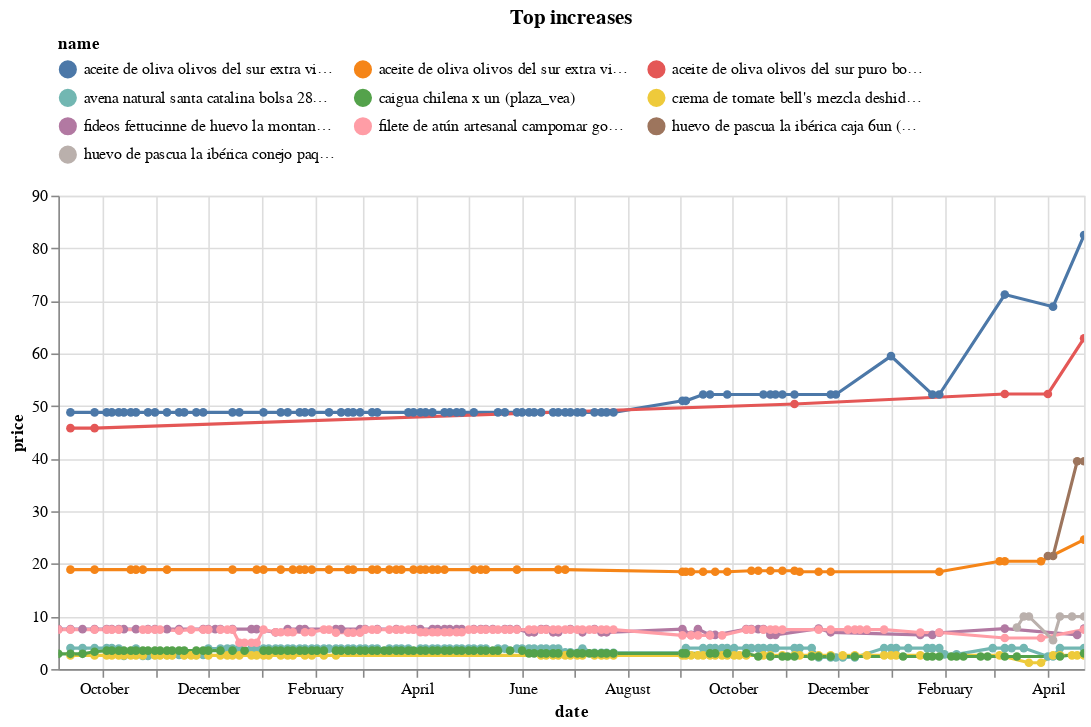

The code cell stored with this chart in its notebook:
### Code cell
(top_changes
 .sort_values('change')
 .tail(10)
 .pipe(plot_changes, 'Top increases')
)

### Figure 1 — Vega-Lite specification as saved in the notebook (floating-point values rounded to 4 significant figures; data arrays with more than 128 entries replaced by an {"elided": "..."} marker saying what was removed)
{"config": {"view": {"continuousWidth": 300, "continuousHeight": 300}, "legend": {"columns": 3, "orient": "top"}}, "data": {"name": "data-3fee553df4e65a6bc5c65469c3323466"}, "mark": {"type": "line", "point": true}, "encoding": {"color": {"field": "name", "scale": {"domain": ["aceite de oliva olivos del sur extra virgen botella 1l (plaza_vea)", "aceite de oliva olivos del sur extra virgen botella 200ml (plaza_vea)", "aceite de oliva olivos del sur puro botella 1l (plaza_vea)", "avena natural santa catalina bolsa 280g (plaza_vea)", "caigua chilena x un (plaza_vea)", "crema de tomate bell's mezcla deshidratada bolsa 68g (plaza_vea)", "fideos fettucinne de huevo la montanara bolsa 500g (plaza_vea)", "filete de atún artesanal campomar gourmet frasco 160g (plaza_vea)", "huevo de pascua la ibérica caja 6un (plaza_vea)", "huevo de pascua la ibérica conejo paquete 40g (plaza_vea)"]}, "type": "nominal"}, "tooltip": [{"field": "name", "type": "nominal"}, {"field": "price", "type": "quantitative"}, {"field": "last_price", "type": "quantitative"}], "x": {"field": "date", "type": "temporal"}, "y": {"field": "price", "type": "quantitative"}}, "params": [{"name": "param_5", "select": {"type": "point", "fields": ["name"]}, "bind": "legend"}, {"name": "param_6", "select": {"type": "interval", "encodings": ["x", "y"]}, "bind": "scales"}], "title": "Top increases", "transform": [{"filter": {"param": "param_5"}}], "width": 650, "$schema": "https://vega.github.io/schema/vega-lite/v5.17.0.json", "datasets": {"data-3fee553df4e65a6bc5c65469c3323466": {"elided": "620 records"}}}
